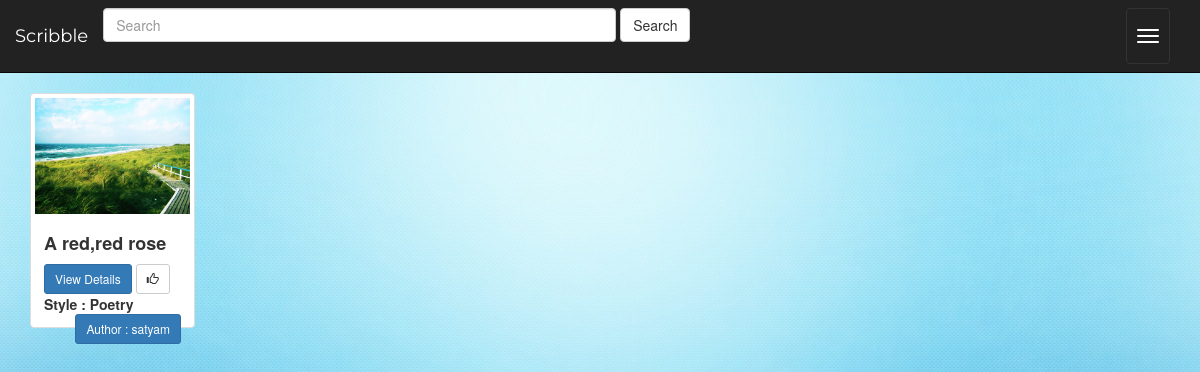
The page /entry/entry/bookmarked/ (signed in) on the database its author committed.
### Entry/models.py (models this page shows, shortened)
class Entry(models.Model):
	entry_name=models.CharField(max_length=40)
	entry_description=models.CharField(max_length=5000,default='Empty')
	entry_style=models.ForeignKey(Writing_Style,on_delete=models.CASCADE)
	entry_genres=models.ManyToManyField(Genre)
	entry_writer_id=models.ForeignKey(User,on_delete=models.CASCADE)
	entry_release_date=models.DateTimeField(default=timezone.now,blank=True)

class Writing_Style(models.Model):
	writing_style=models.CharField(max_length=20)
	def __str__(self):
		return self.writing_style

### Entry/views.py (the view)
class MyBookmarks(LoginRequiredMixin,generic.ListView):
	template_name='Entry/mybookmarks.html'
	context_object_name='entry_list'
	login_url = "/entry/login/"
	redirect_field_name = "rollback"
	redirect_unauthenticated_users =True
	def get_queryset(self):
		return Entry.objects.all()

### Entry/models.py (called while the page is built)
	def __str__(self):
		return self.genre_name

### Entry/templatetags/login_extras.py (called while the page is built)
@register.filter(name='does_exist')
def does_exist(user, user2):
    profile = None
    if Profile.objects.filter(user=user).exists():
        profile = Profile.objects.get(user=user)
    return True if profile is not None else False

@register.filter(name='has_bookmarked')
def has_bookmarked(user, entry):
    bookmark =  Saves.objects.filter(user=user).filter(entry=entry).count()
    if bookmark:
        return True
    else :
        return False

### Entry/templates/Entry/mybookmarks.html (shortened to what this page needs)
{% extends 'Entry/base.html' %}
{% load login_extras %}
{% load staticfiles %}
{% block body %}
      <div class="col-sm-12">
                                {% for entry in entry_list %}
                                    {% if request.user|has_bookmarked:entry %}
                                        <div class="col-sm-4 col-lg-2">
                                            <div class="thumbnail">
                                                <a href="{% url 'Entry:detail' entry.id %}">
                                                    <img src="{% static 'Entry/images/default.jpg' %}" class="img-responsive" alt="Test">
                                                </a>
                                                <div class="caption">
                                                    <h4><b>{{ entry.entry_name }}</b>
                                                    </h4>
                                                    <a href="{% url 'Entry:detail' entry.id %}" class="btn btn-primary btn-sm" role="button">View Details</a>
                                                    <a href="{% url 'Entry:like' entry.id %}" class="btn btn-default btn-sm btn-favorite" role="button">
                                                        <span class="glyphicon glyphicon-thumbs-up "></span>
                                                    </a>
                                                    <b> Style : {{entry.entry_style}}</b>
                                                    <span style="float:right;"><a href="{% url 'Entry:userdetail' entry.entry_writer_id.id %}" class="btn btn-primary btn-sm" role="button">Author : {{ entry.entry_writer_id.username }}</a> </span>
                                                </div>
                                            </div>
                                        </div>
                                    {% endif %}
                                {% endfor %}
       </div>
{% endblock %}

### Entry/static/Entry/style.css (style rules this page uses)
body { background: url('images/oldtexture.jpg') no-repeat center fixed; -webkit-background-size: cover; -moz-background-size: cover; -o-background-size: cover; background-size: cover; }

### rows shown on the page
Entry: entry_name "A red,red rose", entry_style "Poetry", entry_writer_id.username "satyam"
